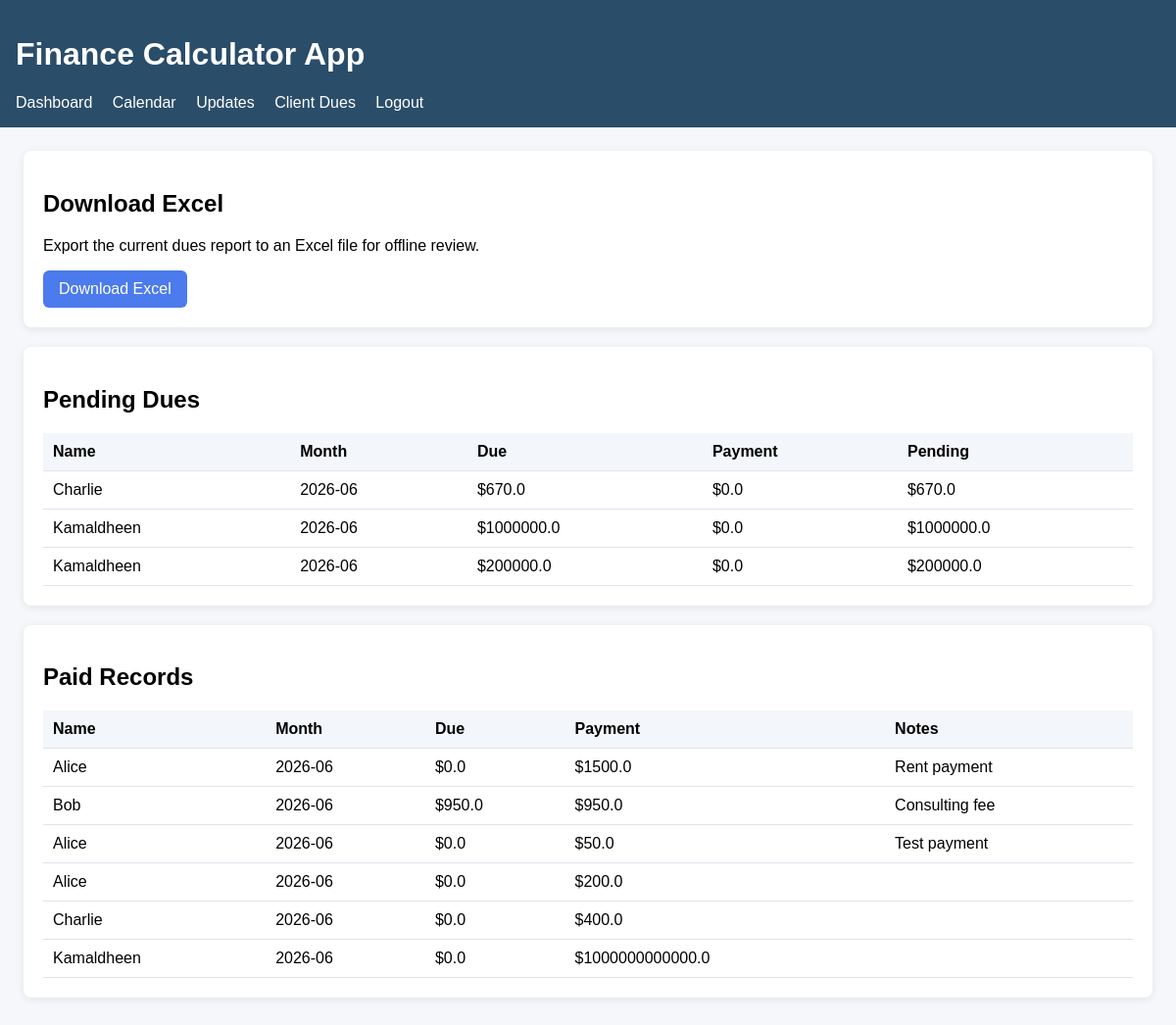
The app's page /dues (signed in) with its own data.
### tables this page shows
CREATE TABLE finance_records (
                id INTEGER PRIMARY KEY AUTOINCREMENT,
                name TEXT NOT NULL,
                transaction_date TEXT NOT NULL,
                month TEXT NOT NULL,
                due_amount REAL NOT NULL DEFAULT 0,
                payment_amount REAL NOT NULL DEFAULT 0,
                notes TEXT
            );

### app (1).py (the view)
@app.route('/dues')
@login_required
def dues():
    records = fetch_all_records()
    pending = [record for record in records if record['due_amount'] - record['payment_amount'] > 0]
    paid = [record for record in records if record['due_amount'] - record['payment_amount'] <= 0]
    return render_template('dues.html', pending=pending, paid=paid)

### app (1).py (called while the page is built)
def get_db_connection():
    conn = sqlite3.connect(DB_PATH)
    conn.row_factory = sqlite3.Row
    return conn

def fetch_all_records():
    conn = get_db_connection()
    rows = conn.execute('SELECT * FROM finance_records ORDER BY id').fetchall()
    conn.close()
    return [dict(row) for row in rows]

def login_required(view):
    @wraps(view)
    def wrapped_view(*args, **kwargs):
        if not session.get('user'):
            return redirect(url_for('login'))
        return view(*args, **kwargs)
    return wrapped_view

### templates/dues.html (shortened to what this page needs)
{% extends 'base.html' %}
{% block content %}
  <div class="card">
    <h2>Download Excel</h2>
    <p>Export the current dues report to an Excel file for offline review.</p>
    <a class="button" href="{{ url_for('download_excel') }}">Download Excel</a>
  </div>
  <div class="card">
    <h2>Pending Dues</h2>
    <table>
      <thead>
        <tr>
          <th>Name</th>
          <th>Month</th>
          <th>Due</th>
          <th>Payment</th>
          <th>Pending</th>
        </tr>
      </thead>
      <tbody>
        {% for record in pending %}
          <tr>
            <td>{{ record.name }}</td>
            <td>{{ record.month }}</td>
            <td>${{ record.due_amount }}</td>
            <td>${{ record.payment_amount }}</td>
            <td>${{ record.due_amount - record.payment_amount }}</td>
          </tr>
        {% endfor %}
      </tbody>
    </table>
  </div>
  <div class="card">
    <h2>Paid Records</h2>
    <table>
      <thead>
        <tr>
          <th>Name</th>
          <th>Month</th>
          <th>Due</th>
          <th>Payment</th>
          <th>Notes</th>
        </tr>
      </thead>
      <tbody>
        {% for record in paid %}
          <tr>
            <td>{{ record.name }}</td>
            <td>{{ record.month }}</td>
            <td>${{ record.due_amount }}</td>
            <td>${{ record.payment_amount }}</td>
            <td>{{ record.notes }}</td>
          </tr>
        {% endfor %}
      </tbody>
    </table>
  </div>
{% endblock %}

### templates/base.html (style rules this page uses)
body { font-family: Arial, sans-serif; margin: 0; padding: 0; background: #f5f7fb; }
.card { background: white; border-radius: 8px; box-shadow: 0 2px 8px rgba(0,0,0,0.08); padding: 20px; margin-bottom: 20px; }
.button { display: inline-block; padding: 10px 16px; background: #4b7bec; color: white; border-radius: 6px; text-decoration: none; }
table { width: 100%; border-collapse: collapse; margin-top: 12px; }
th, td { padding: 10px; border-bottom: 1px solid #e1e4ee; text-align: left; }
th { background: #f3f6fa; }

### records on screen
finance_records: name "Charlie", month "2026-06", due_amount "670.0", payment_amount "0.0", record.due_amount-record.payment_amount "670.0"
finance_records: name "Kamaldheen", month "2026-06", due_amount "1000000.0", payment_amount "0.0", record.due_amount-record.payment_amount "1000000.0"
finance_records: name "Kamaldheen", month "2026-06", due_amount "200000.0", payment_amount "0.0", record.due_amount-record.payment_amount "200000.0"
finance_records: name "Alice", month "2026-06", due_amount "0.0", payment_amount "1500.0", notes "Rent payment"
finance_records: name "Bob", month "2026-06", due_amount "950.0", payment_amount "950.0", notes "Consulting fee"
finance_records: name "Alice", month "2026-06", due_amount "0.0", payment_amount "50.0", notes "Test payment"
finance_records: name "Alice", month "2026-06", due_amount "0.0", payment_amount "200.0"
finance_records: name "Charlie", month "2026-06", due_amount "0.0", payment_amount "400.0"
finance_records: name "Kamaldheen", month "2026-06", due_amount "0.0", payment_amount "1000000000000.0"
